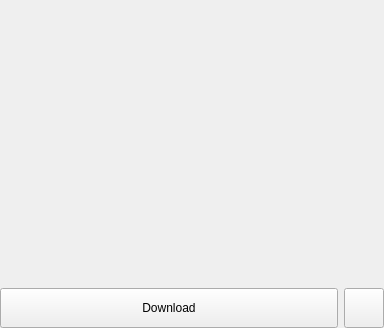
<?xml version="1.0" encoding="UTF-8"?>
<ui version="4.0">
 <class>Form</class>
 <widget class="QWidget" name="Form">
  <property name="geometry">
   <rect>
    <x>0</x>
    <y>0</y>
    <width>384</width>
    <height>328</height>
   </rect>
  </property>
  <property name="locale">
   <locale language="English" country="UnitedStates"/>
  </property>
  <layout class="QVBoxLayout" name="FormLayout">
   <property name="leftMargin">
    <number>0</number>
   </property>
   <property name="topMargin">
    <number>0</number>
   </property>
   <property name="rightMargin">
    <number>0</number>
   </property>
   <property name="bottomMargin">
    <number>0</number>
   </property>
   <item>
    <widget class="QWidget" name="videoWidget" native="true">
     <property name="minimumSize">
      <size>
       <width>384</width>
       <height>282</height>
      </size>
     </property>
     <layout class="QVBoxLayout" name="videoWidgetLayout">
      <property name="leftMargin">
       <number>0</number>
      </property>
      <property name="topMargin">
       <number>0</number>
      </property>
      <property name="rightMargin">
       <number>0</number>
      </property>
      <property name="bottomMargin">
       <number>0</number>
      </property>
     </layout>
    </widget>
   </item>
   <item>
    <widget class="QWidget" name="buttonArea" native="true">
     <layout class="QHBoxLayout" name="buttonAreaLayout">
      <property name="leftMargin">
       <number>0</number>
      </property>
      <property name="topMargin">
       <number>0</number>
      </property>
      <property name="rightMargin">
       <number>0</number>
      </property>
      <property name="bottomMargin">
       <number>0</number>
      </property>
      <item>
       <widget class="QPushButton" name="downloadButton">
        <property name="minimumSize">
         <size>
          <width>0</width>
          <height>40</height>
         </size>
        </property>
        <property name="text">
         <string>Download</string>
        </property>
        <property name="icon">
         <iconset>
          <normaloff>../icons/download.svg</normaloff>../icons/download.svg</iconset>
        </property>
       </widget>
      </item>
      <item>
       <widget class="QToolButton" name="instantDownloadButton">
        <property name="sizePolicy">
         <sizepolicy hsizetype="Fixed" vsizetype="Preferred">
          <horstretch>0</horstretch>
          <verstretch>0</verstretch>
         </sizepolicy>
        </property>
        <property name="maximumSize">
         <size>
          <width>40</width>
          <height>16777215</height>
         </size>
        </property>
        <property name="toolTip">
         <string>Instant Download (Downloads immediately with options previously used for this type.)</string>
        </property>
        <property name="icon">
         <iconset>
          <normaloff>../icons/instant_download.svg</normaloff>../icons/instant_download.svg</iconset>
        </property>
       </widget>
      </item>
     </layout>
    </widget>
   </item>
  </layout>
 </widget>
 <resources/>
 <connections/>
</ui>
